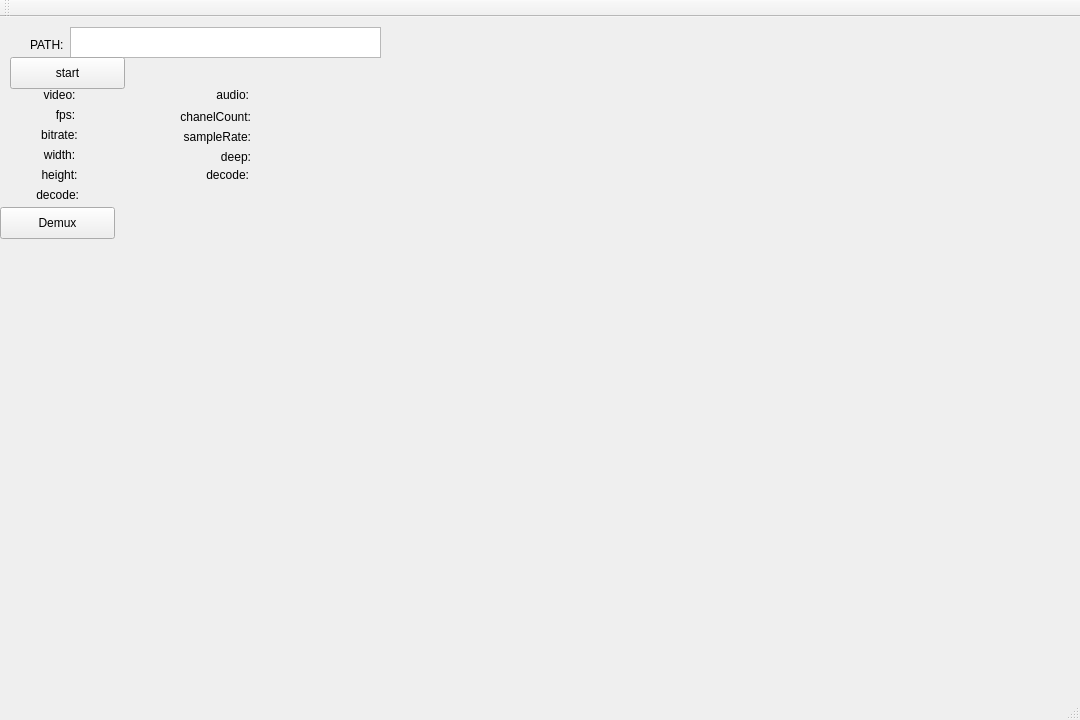
<?xml version="1.0" encoding="UTF-8"?>
<ui version="4.0">
 <class>MainWindow</class>
 <widget class="QMainWindow" name="MainWindow">
  <property name="geometry">
   <rect>
    <x>0</x>
    <y>0</y>
    <width>1080</width>
    <height>720</height>
   </rect>
  </property>
  <property name="windowTitle">
   <string>MainWindow</string>
  </property>
  <widget class="QWidget" name="centralWidget">
   <widget class="QTextEdit" name="textEdit">
    <property name="geometry">
     <rect>
      <x>70</x>
      <y>10</y>
      <width>311</width>
      <height>31</height>
     </rect>
    </property>
    <property name="html">
     <string>&lt;!DOCTYPE HTML PUBLIC &quot;-//W3C//DTD HTML 4.0//EN&quot; &quot;http://www.w3.org/TR/REC-html40/strict.dtd&quot;&gt;
&lt;html&gt;&lt;head&gt;&lt;meta name=&quot;qrichtext&quot; content=&quot;1&quot; /&gt;&lt;style type=&quot;text/css&quot;&gt;
p, li { white-space: pre-wrap; }
&lt;/style&gt;&lt;/head&gt;&lt;body style=&quot; font-family:'.Helvetica Neue DeskInterface'; font-size:13pt; font-weight:400; font-style:normal;&quot;&gt;
&lt;p style=&quot;-qt-paragraph-type:empty; margin-top:0px; margin-bottom:0px; margin-left:0px; margin-right:0px; -qt-block-indent:0; text-indent:0px;&quot;&gt;&lt;br /&gt;&lt;/p&gt;&lt;/body&gt;&lt;/html&gt;</string>
    </property>
   </widget>
   <widget class="QLabel" name="label">
    <property name="geometry">
     <rect>
      <x>30</x>
      <y>20</y>
      <width>59</width>
      <height>16</height>
     </rect>
    </property>
    <property name="text">
     <string>PATH:</string>
    </property>
   </widget>
   <widget class="QPushButton" name="pushButton">
    <property name="geometry">
     <rect>
      <x>10</x>
      <y>40</y>
      <width>115</width>
      <height>32</height>
     </rect>
    </property>
    <property name="text">
     <string>start</string>
    </property>
   </widget>
   <widget class="QLabel" name="label_2">
    <property name="geometry">
     <rect>
      <x>30</x>
      <y>70</y>
      <width>59</width>
      <height>16</height>
     </rect>
    </property>
    <property name="text">
     <string>video:</string>
    </property>
    <property name="alignment">
     <set>Qt::AlignCenter</set>
    </property>
   </widget>
   <widget class="QLabel" name="label_3">
    <property name="geometry">
     <rect>
      <x>50</x>
      <y>90</y>
      <width>31</width>
      <height>16</height>
     </rect>
    </property>
    <property name="text">
     <string>fps:</string>
    </property>
    <property name="alignment">
     <set>Qt::AlignCenter</set>
    </property>
   </widget>
   <widget class="QLabel" name="fpslable">
    <property name="geometry">
     <rect>
      <x>90</x>
      <y>90</y>
      <width>59</width>
      <height>16</height>
     </rect>
    </property>
    <property name="styleSheet">
     <string notr="true">font: 14pt &quot;.Helvetica Neue DeskInterface&quot;;</string>
    </property>
    <property name="text">
     <string/>
    </property>
   </widget>
   <widget class="QLabel" name="bitrate">
    <property name="geometry">
     <rect>
      <x>30</x>
      <y>110</y>
      <width>59</width>
      <height>16</height>
     </rect>
    </property>
    <property name="text">
     <string>bitrate:</string>
    </property>
    <property name="alignment">
     <set>Qt::AlignCenter</set>
    </property>
   </widget>
   <widget class="QLabel" name="bitrateValue">
    <property name="geometry">
     <rect>
      <x>90</x>
      <y>110</y>
      <width>59</width>
      <height>16</height>
     </rect>
    </property>
    <property name="text">
     <string/>
    </property>
   </widget>
   <widget class="QLabel" name="label_4">
    <property name="geometry">
     <rect>
      <x>30</x>
      <y>130</y>
      <width>59</width>
      <height>16</height>
     </rect>
    </property>
    <property name="text">
     <string>width:</string>
    </property>
    <property name="alignment">
     <set>Qt::AlignCenter</set>
    </property>
   </widget>
   <widget class="QLabel" name="label_5">
    <property name="geometry">
     <rect>
      <x>30</x>
      <y>150</y>
      <width>59</width>
      <height>16</height>
     </rect>
    </property>
    <property name="text">
     <string>height:</string>
    </property>
    <property name="alignment">
     <set>Qt::AlignCenter</set>
    </property>
   </widget>
   <widget class="QLabel" name="widthValue">
    <property name="geometry">
     <rect>
      <x>90</x>
      <y>130</y>
      <width>59</width>
      <height>16</height>
     </rect>
    </property>
    <property name="text">
     <string/>
    </property>
   </widget>
   <widget class="QLabel" name="heightValue">
    <property name="geometry">
     <rect>
      <x>90</x>
      <y>150</y>
      <width>59</width>
      <height>16</height>
     </rect>
    </property>
    <property name="text">
     <string/>
    </property>
   </widget>
   <widget class="QLabel" name="label_6">
    <property name="geometry">
     <rect>
      <x>190</x>
      <y>70</y>
      <width>59</width>
      <height>16</height>
     </rect>
    </property>
    <property name="text">
     <string>audio:</string>
    </property>
    <property name="alignment">
     <set>Qt::AlignRight|Qt::AlignTrailing|Qt::AlignVCenter</set>
    </property>
   </widget>
   <widget class="QLabel" name="label_7">
    <property name="geometry">
     <rect>
      <x>160</x>
      <y>90</y>
      <width>91</width>
      <height>20</height>
     </rect>
    </property>
    <property name="text">
     <string>chanelCount:</string>
    </property>
    <property name="alignment">
     <set>Qt::AlignRight|Qt::AlignTrailing|Qt::AlignVCenter</set>
    </property>
   </widget>
   <widget class="QLabel" name="label_8">
    <property name="geometry">
     <rect>
      <x>160</x>
      <y>110</y>
      <width>91</width>
      <height>20</height>
     </rect>
    </property>
    <property name="text">
     <string>sampleRate:</string>
    </property>
    <property name="alignment">
     <set>Qt::AlignRight|Qt::AlignTrailing|Qt::AlignVCenter</set>
    </property>
   </widget>
   <widget class="QLabel" name="label_9">
    <property name="geometry">
     <rect>
      <x>160</x>
      <y>130</y>
      <width>91</width>
      <height>20</height>
     </rect>
    </property>
    <property name="text">
     <string>deep:</string>
    </property>
    <property name="alignment">
     <set>Qt::AlignRight|Qt::AlignTrailing|Qt::AlignVCenter</set>
    </property>
   </widget>
   <widget class="QLabel" name="chanelCountValue">
    <property name="geometry">
     <rect>
      <x>260</x>
      <y>90</y>
      <width>59</width>
      <height>16</height>
     </rect>
    </property>
    <property name="text">
     <string/>
    </property>
   </widget>
   <widget class="QLabel" name="sampleValue">
    <property name="geometry">
     <rect>
      <x>260</x>
      <y>110</y>
      <width>59</width>
      <height>16</height>
     </rect>
    </property>
    <property name="text">
     <string/>
    </property>
   </widget>
   <widget class="QLabel" name="deepValue">
    <property name="geometry">
     <rect>
      <x>260</x>
      <y>130</y>
      <width>59</width>
      <height>16</height>
     </rect>
    </property>
    <property name="text">
     <string/>
    </property>
   </widget>
   <widget class="QLabel" name="label_10">
    <property name="geometry">
     <rect>
      <x>20</x>
      <y>170</y>
      <width>59</width>
      <height>16</height>
     </rect>
    </property>
    <property name="text">
     <string>decode:</string>
    </property>
    <property name="alignment">
     <set>Qt::AlignRight|Qt::AlignTrailing|Qt::AlignVCenter</set>
    </property>
   </widget>
   <widget class="QLabel" name="vDecodeName">
    <property name="geometry">
     <rect>
      <x>90</x>
      <y>170</y>
      <width>81</width>
      <height>16</height>
     </rect>
    </property>
    <property name="text">
     <string/>
    </property>
    <property name="alignment">
     <set>Qt::AlignLeading|Qt::AlignLeft|Qt::AlignVCenter</set>
    </property>
   </widget>
   <widget class="QLabel" name="label_11">
    <property name="geometry">
     <rect>
      <x>190</x>
      <y>150</y>
      <width>59</width>
      <height>16</height>
     </rect>
    </property>
    <property name="text">
     <string>decode:</string>
    </property>
    <property name="alignment">
     <set>Qt::AlignRight|Qt::AlignTrailing|Qt::AlignVCenter</set>
    </property>
   </widget>
   <widget class="QLabel" name="aDecodeValue">
    <property name="geometry">
     <rect>
      <x>260</x>
      <y>150</y>
      <width>59</width>
      <height>16</height>
     </rect>
    </property>
    <property name="text">
     <string/>
    </property>
    <property name="alignment">
     <set>Qt::AlignLeading|Qt::AlignLeft|Qt::AlignVCenter</set>
    </property>
   </widget>
   <widget class="QPushButton" name="demuxButton">
    <property name="geometry">
     <rect>
      <x>0</x>
      <y>190</y>
      <width>115</width>
      <height>32</height>
     </rect>
    </property>
    <property name="text">
     <string>Demux</string>
    </property>
   </widget>
  </widget>
  <widget class="QMenuBar" name="menuBar">
   <property name="geometry">
    <rect>
     <x>0</x>
     <y>0</y>
     <width>1080</width>
     <height>22</height>
    </rect>
   </property>
  </widget>
  <widget class="QToolBar" name="mainToolBar">
   <attribute name="toolBarArea">
    <enum>TopToolBarArea</enum>
   </attribute>
   <attribute name="toolBarBreak">
    <bool>false</bool>
   </attribute>
  </widget>
  <widget class="QStatusBar" name="statusBar"/>
 </widget>
 <layoutdefault spacing="6" margin="11"/>
 <resources/>
 <connections/>
</ui>
